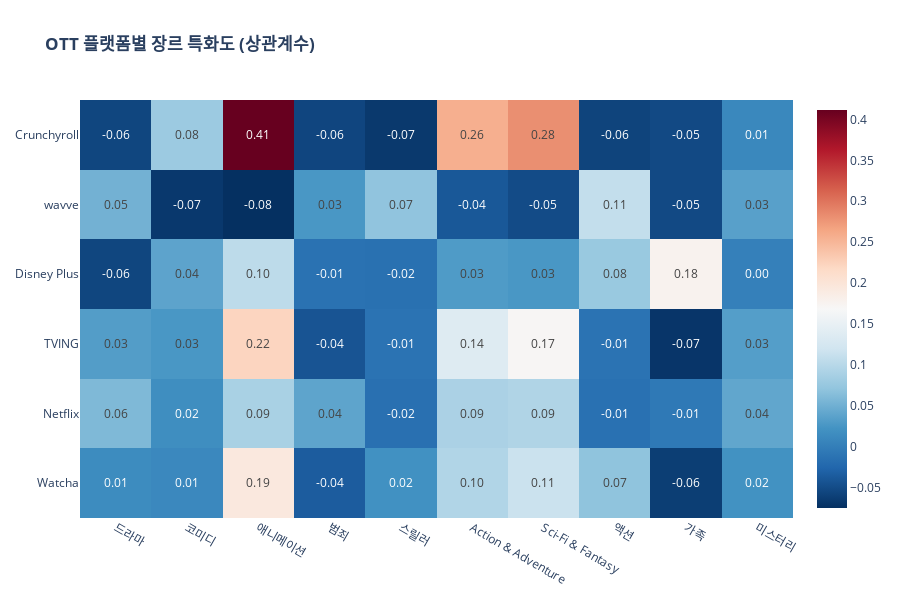

The cell this chart's notebook holds for it:
### Markdown cell above
### (4) OTT 플랫폼별 장르 특화도 (Heatmap)

### Code cell
top_providers = df['providers'].str.split(',').explode().str.strip().value_counts().head(7).index.tolist()
if '기타' in top_providers: top_providers.remove('기타')
top_genres = df['genres'].str.split(',').explode().str.strip().value_counts().head(10).index.tolist()
if '기타' in top_genres: top_genres.remove('기타')

corr_df = pd.DataFrame()
for provider in top_providers:
    corr_df[provider] = df['providers'].apply(lambda x: 1 if provider in [p.strip() for p in x.split(',')] else 0)
for genre in top_genres:
    corr_df[genre] = df['genres'].apply(lambda x: 1 if genre in [g.strip() for g in x.split(',')] else 0)

target_corr = corr_df.corr().loc[top_providers, top_genres]

fig4 = px.imshow(target_corr, text_auto=".2f", aspect="auto",
                 color_continuous_scale='RdBu_r', origin='lower',
                 title='<b>OTT 플랫폼별 장르 특화도 (상관계수)</b>')
fig4.update_layout(height=600)
fig4.show()

### Figure 1 — Plotly figure (JSON) as saved in the notebook; plotly's stock layout.template omitted (floating-point values rounded to 4 significant figures)
{"data": [{"coloraxis": "coloraxis", "hovertemplate": "x: %{x}<br>y: %{y}<br>color: %{z}<extra></extra>", "name": "0", "texttemplate": "%{z:.2f}", "type": "heatmap", "x": ["드라마", "코미디", "애니메이션", "범죄", "스릴러", "Action & Adventure", "Sci-Fi & Fantasy", "액션", "가족", "미스터리"], "xaxis": "x", "y": ["Watcha", "Netflix", "TVING", "Disney Plus", "wavve", "Crunchyroll"], "yaxis": "y", "z": [[0.014, 0.0105, 0.194, -0.03586, 0.01994, 0.09502, 0.1147, 0.06947, -0.06277, 0.02052], [0.059, 0.01627, 0.08832, 0.03873, -0.0156, 0.08979, 0.09367, -0.01454, -0.005836, 0.04063], [0.03185, 0.02609, 0.2221, -0.04283, -0.0124, 0.1357, 0.1709, -0.01265, -0.07038, 0.03286], [-0.05556, 0.03798, 0.1038, -0.01374, -0.01503, 0.0296, 0.02562, 0.07622, 0.1769, 0.002004], [0.05144, -0.06778, -0.07527, 0.02569, 0.06996, -0.03963, -0.05055, 0.1084, -0.05237, 0.03476], [-0.05562, 0.0787, 0.4116, -0.05603, -0.0672, 0.2563, 0.2811, -0.05742, -0.05284, 0.009927]]}], "layout": {"coloraxis": {"colorscale": [[0, "rgb(5,48,97)"], [0.1, "rgb(33,102,172)"], [0.2, "rgb(67,147,195)"], [0.3, "rgb(146,197,222)"], [0.4, "rgb(209,229,240)"], [0.5, "rgb(247,247,247)"], [0.6, "rgb(253,219,199)"], [0.7, "rgb(244,165,130)"], [0.8, "rgb(214,96,77)"], [0.9, "rgb(178,24,43)"], [1, "rgb(103,0,31)"]]}, "height": 600, "title": {"text": "<b>OTT 플랫폼별 장르 특화도 (상관계수)</b>"}, "xaxis": {"anchor": "y", "domain": [0, 1]}, "yaxis": {"anchor": "x", "autorange": true, "domain": [0, 1]}}}
